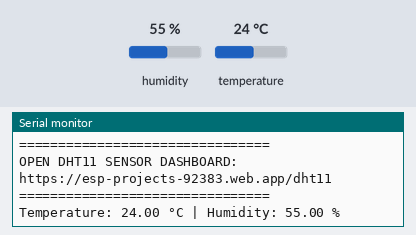
The sketch below on a simulated ESP32. On the bench: the last lines printed to the serial monitor. The test bench sets the inputs (shaded band); at power-on: humidity 55 %, temperature 24 °C. WiFi joins after 1.5 s; servers stay silent unless stated; uploads are accepted with an empty reply.

Above: at 2.7 s.
2.8 s: humidity set to 22 %
At 4.9 s:
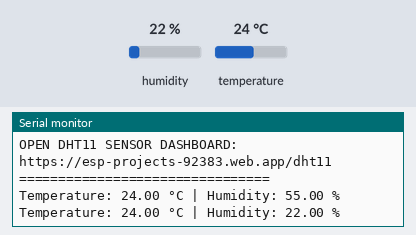
6.0 s: temperature set to 12 °C
At 7.6 s:
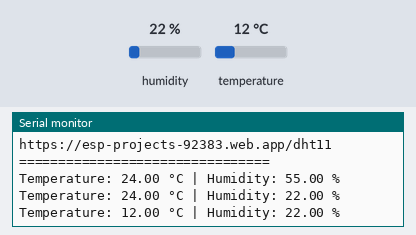
9.2 s: humidity set to 40 %
At 11.8 s:
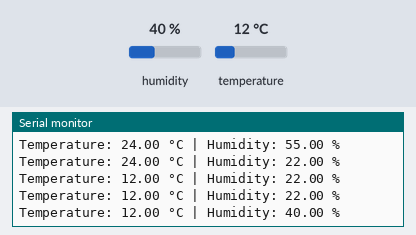
Timing chart, 0 to 13.3 s (numbered marks = the images above; inputs shaded):
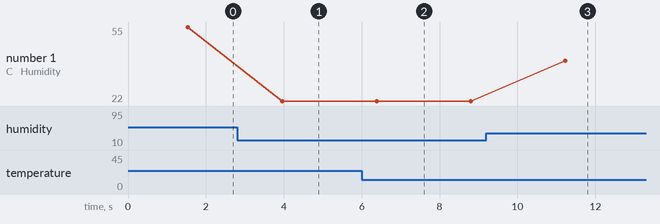

The sketch:

DHT11.ino
```cpp
#include <WiFi.h>
#include <HTTPClient.h>
#include <DHT.h>

// -------- WiFi Credentials --------
#define WIFI_SSID "Vivo Y21e"
#define WIFI_PASSWORD "123456789"

// -------- Firebase REST --------
#define FIREBASE_HOST "https://esp-projects-92383-default-rtdb.firebaseio.com"
#define FIREBASE_SECRET "npuRerfKNuU8nUmAM2XZVsgVFsfJQXNSXDdIerLH"

// -------- DHT11 Configuration --------
#define DHTPIN 4
#define DHTTYPE DHT11

DHT dht(DHTPIN, DHTTYPE);

void setup() {
  Serial.begin(115200);

  // Start DHT sensor
  dht.begin();

  // WiFi connect
  WiFi.begin(WIFI_SSID, WIFI_PASSWORD);
  Serial.print("Connecting to WiFi");

  while (WiFi.status() != WL_CONNECTED) {
    delay(500);
    Serial.print(".");
  }

  Serial.println("\nWiFi Connected");
  Serial.print("ESP32 IP: ");
  Serial.println(WiFi.localIP());

  // 🔗 Clickable dashboard link
  Serial.println("================================");
  Serial.println("OPEN DHT11 SENSOR DASHBOARD:");
  Serial.println("https://esp-projects-92383.web.app/dht11");
  Serial.println("================================");
}

void loop() {
  float humidity = dht.readHumidity();
  float temperature = dht.readTemperature(); // Celsius

  if (isnan(humidity) || isnan(temperature)) {
    Serial.println("DHT11 read error");
    delay(2000);
    return;
  }

  Serial.print("Temperature: ");
  Serial.print(temperature);
  Serial.print(" °C | Humidity: ");
  Serial.print(humidity);
  Serial.println(" %");

  if (WiFi.status() == WL_CONNECTED) {
    HTTPClient http;

    // Send temperature
    String urlTemp = String(FIREBASE_HOST) +
      "/sensors/dht11/temperature.json?auth=" +
      FIREBASE_SECRET;

    http.begin(urlTemp);
    http.addHeader("Content-Type", "application/json");
    http.PUT(String(temperature));
    http.end();

    // Send humidity
    String urlHum = String(FIREBASE_HOST) +
      "/sensors/dht11/humidity.json?auth=" +
      FIREBASE_SECRET;

    http.begin(urlHum);
    http.addHeader("Content-Type", "application/json");
    http.PUT(String(humidity));
    http.end();
  } else {
    Serial.println("WiFi disconnected");
  }

  delay(2000); // DHT11 minimum delay
}
```

Measured:
- after the input at 2.8 s, the serial monitor: prints a new line after 1.2 s (image 1)
- after the input at 6.0 s, the serial monitor: prints a new line after 0.38 s (image 2)
- after the input at 9.2 s, the serial monitor: prints a new line after 2.0 s (image 3)
- plotted number 1: 55 → 22 after the input at 2.8 s, 22 → 40 after the input at 9.2 s
